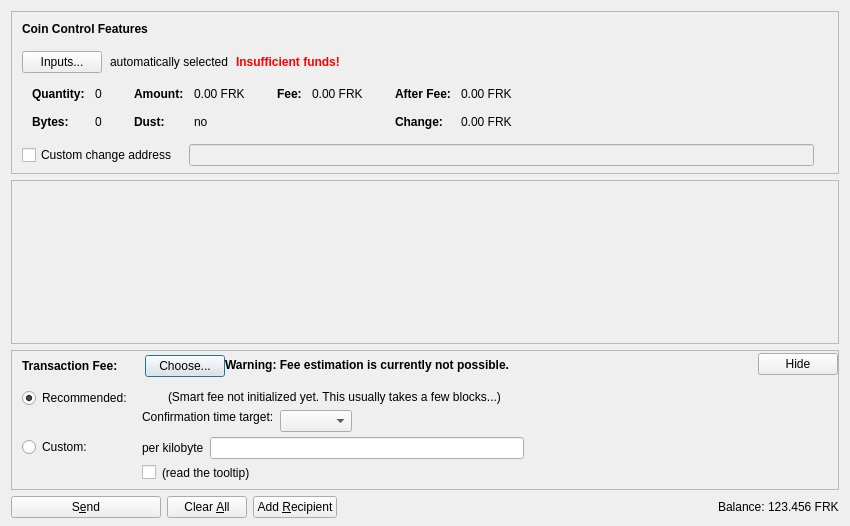
<?xml version="1.0" encoding="UTF-8"?>
<ui version="4.0">
 <class>SendCoinsDialog</class>
 <widget class="QDialog" name="SendCoinsDialog">
  <property name="geometry">
   <rect>
    <x>0</x>
    <y>0</y>
    <width>850</width>
    <height>526</height>
   </rect>
  </property>
  <property name="windowTitle">
   <string>Send Coins</string>
  </property>
  <layout class="QVBoxLayout" name="verticalLayout" stretch="0,1,0,0">
   <property name="bottomMargin">
    <number>8</number>
   </property>
   <item>
    <widget class="QFrame" name="frameCoinControl">
     <property name="sizePolicy">
      <sizepolicy hsizetype="Expanding" vsizetype="Expanding">
       <horstretch>0</horstretch>
       <verstretch>0</verstretch>
      </sizepolicy>
     </property>
     <property name="maximumSize">
      <size>
       <width>16777215</width>
       <height>16777215</height>
      </size>
     </property>
     <property name="frameShape">
      <enum>QFrame::StyledPanel</enum>
     </property>
     <property name="frameShadow">
      <enum>QFrame::Sunken</enum>
     </property>
     <layout class="QVBoxLayout" name="verticalLayoutCoinControl2">
      <property name="spacing">
       <number>0</number>
      </property>
      <property name="leftMargin">
       <number>0</number>
      </property>
      <property name="topMargin">
       <number>0</number>
      </property>
      <property name="rightMargin">
       <number>0</number>
      </property>
      <property name="bottomMargin">
       <number>6</number>
      </property>
      <item>
       <layout class="QVBoxLayout" name="verticalLayoutCoinControl" stretch="0,0,0,0,1">
        <property name="spacing">
         <number>0</number>
        </property>
        <property name="leftMargin">
         <number>10</number>
        </property>
        <property name="topMargin">
         <number>10</number>
        </property>
        <item>
         <layout class="QHBoxLayout" name="horizontalLayoutCoinControl1">
          <property name="bottomMargin">
           <number>15</number>
          </property>
          <item>
           <widget class="QLabel" name="labelCoinControlFeatures">
            <property name="sizePolicy">
             <sizepolicy hsizetype="Preferred" vsizetype="Maximum">
              <horstretch>0</horstretch>
              <verstretch>0</verstretch>
             </sizepolicy>
            </property>
            <property name="font">
             <font>
              <weight>75</weight>
              <bold>true</bold>
             </font>
            </property>
            <property name="styleSheet">
             <string notr="true">font-weight:bold;</string>
            </property>
            <property name="text">
             <string>Coin Control Features</string>
            </property>
           </widget>
          </item>
         </layout>
        </item>
        <item>
         <layout class="QHBoxLayout" name="horizontalLayoutCoinControl2" stretch="0,0,0,0">
          <property name="spacing">
           <number>8</number>
          </property>
          <property name="bottomMargin">
           <number>10</number>
          </property>
          <item>
           <widget class="QPushButton" name="pushButtonCoinControl">
            <property name="styleSheet">
             <string notr="true"/>
            </property>
            <property name="text">
             <string>Inputs...</string>
            </property>
            <property name="autoDefault">
             <bool>false</bool>
            </property>
           </widget>
          </item>
          <item>
           <widget class="QLabel" name="labelCoinControlAutomaticallySelected">
            <property name="text">
             <string>automatically selected</string>
            </property>
            <property name="margin">
             <number>5</number>
            </property>
           </widget>
          </item>
          <item>
           <widget class="QLabel" name="labelCoinControlInsuffFunds">
            <property name="font">
             <font>
              <weight>75</weight>
              <bold>true</bold>
             </font>
            </property>
            <property name="styleSheet">
             <string notr="true">color:red;font-weight:bold;</string>
            </property>
            <property name="text">
             <string>Insufficient funds!</string>
            </property>
            <property name="margin">
             <number>5</number>
            </property>
           </widget>
          </item>
          <item>
           <spacer name="horizontalSpacerCoinControl">
            <property name="orientation">
             <enum>Qt::Horizontal</enum>
            </property>
            <property name="sizeHint" stdset="0">
             <size>
              <width>40</width>
              <height>1</height>
             </size>
            </property>
           </spacer>
          </item>
         </layout>
        </item>
        <item>
         <widget class="QWidget" name="widgetCoinControl" native="true">
          <property name="sizePolicy">
           <sizepolicy hsizetype="Preferred" vsizetype="Preferred">
            <horstretch>0</horstretch>
            <verstretch>0</verstretch>
           </sizepolicy>
          </property>
          <property name="minimumSize">
           <size>
            <width>0</width>
            <height>0</height>
           </size>
          </property>
          <property name="styleSheet">
           <string notr="true"/>
          </property>
          <layout class="QHBoxLayout" name="horizontalLayoutCoinControl5">
           <property name="leftMargin">
            <number>0</number>
           </property>
           <property name="topMargin">
            <number>0</number>
           </property>
           <property name="rightMargin">
            <number>0</number>
           </property>
           <property name="bottomMargin">
            <number>0</number>
           </property>
           <item>
            <layout class="QHBoxLayout" name="horizontalLayoutCoinControl3" stretch="0,0,0,1">
             <property name="spacing">
              <number>20</number>
             </property>
             <property name="topMargin">
              <number>0</number>
             </property>
             <property name="bottomMargin">
              <number>10</number>
             </property>
             <item>
              <layout class="QFormLayout" name="formLayoutCoinControl1">
               <property name="horizontalSpacing">
                <number>10</number>
               </property>
               <property name="verticalSpacing">
                <number>14</number>
               </property>
               <property name="leftMargin">
                <number>10</number>
               </property>
               <property name="topMargin">
                <number>4</number>
               </property>
               <property name="rightMargin">
                <number>6</number>
               </property>
               <item row="0" column="0">
                <widget class="QLabel" name="labelCoinControlQuantityText">
                 <property name="font">
                  <font>
                   <weight>75</weight>
                   <bold>true</bold>
                  </font>
                 </property>
                 <property name="text">
                  <string>Quantity:</string>
                 </property>
                 <property name="margin">
                  <number>0</number>
                 </property>
                </widget>
               </item>
               <item row="0" column="1">
                <widget class="QLabel" name="labelCoinControlQuantity">
                 <property name="cursor">
                  <cursorShape>IBeamCursor</cursorShape>
                 </property>
                 <property name="contextMenuPolicy">
                  <enum>Qt::ActionsContextMenu</enum>
                 </property>
                 <property name="text">
                  <string notr="true">0</string>
                 </property>
                 <property name="margin">
                  <number>0</number>
                 </property>
                 <property name="textInteractionFlags">
                  <set>Qt::LinksAccessibleByMouse|Qt::TextSelectableByKeyboard|Qt::TextSelectableByMouse</set>
                 </property>
                </widget>
               </item>
               <item row="1" column="0">
                <widget class="QLabel" name="labelCoinControlBytesText">
                 <property name="font">
                  <font>
                   <weight>75</weight>
                   <bold>true</bold>
                  </font>
                 </property>
                 <property name="text">
                  <string>Bytes:</string>
                 </property>
                </widget>
               </item>
               <item row="1" column="1">
                <widget class="QLabel" name="labelCoinControlBytes">
                 <property name="cursor">
                  <cursorShape>IBeamCursor</cursorShape>
                 </property>
                 <property name="contextMenuPolicy">
                  <enum>Qt::ActionsContextMenu</enum>
                 </property>
                 <property name="text">
                  <string notr="true">0</string>
                 </property>
                 <property name="textInteractionFlags">
                  <set>Qt::LinksAccessibleByMouse|Qt::TextSelectableByKeyboard|Qt::TextSelectableByMouse</set>
                 </property>
                </widget>
               </item>
              </layout>
             </item>
             <item>
              <layout class="QFormLayout" name="formLayoutCoinControl2">
               <property name="horizontalSpacing">
                <number>10</number>
               </property>
               <property name="verticalSpacing">
                <number>14</number>
               </property>
               <property name="leftMargin">
                <number>6</number>
               </property>
               <property name="topMargin">
                <number>4</number>
               </property>
               <property name="rightMargin">
                <number>6</number>
               </property>
               <item row="0" column="0">
                <widget class="QLabel" name="labelCoinControlAmountText">
                 <property name="font">
                  <font>
                   <weight>75</weight>
                   <bold>true</bold>
                  </font>
                 </property>
                 <property name="text">
                  <string>Amount:</string>
                 </property>
                 <property name="margin">
                  <number>0</number>
                 </property>
                </widget>
               </item>
               <item row="0" column="1">
                <widget class="QLabel" name="labelCoinControlAmount">
                 <property name="cursor">
                  <cursorShape>IBeamCursor</cursorShape>
                 </property>
                 <property name="contextMenuPolicy">
                  <enum>Qt::ActionsContextMenu</enum>
                 </property>
                 <property name="text">
                  <string notr="true">0.00 FRK</string>
                 </property>
                 <property name="textInteractionFlags">
                  <set>Qt::LinksAccessibleByMouse|Qt::TextSelectableByKeyboard|Qt::TextSelectableByMouse</set>
                 </property>
                </widget>
               </item>
               <item row="1" column="0">
                <widget class="QLabel" name="labelCoinControlLowOutputText">
                 <property name="font">
                  <font>
                   <weight>75</weight>
                   <bold>true</bold>
                  </font>
                 </property>
                 <property name="text">
                  <string>Dust:</string>
                 </property>
                </widget>
               </item>
               <item row="1" column="1">
                <widget class="QLabel" name="labelCoinControlLowOutput">
                 <property name="cursor">
                  <cursorShape>IBeamCursor</cursorShape>
                 </property>
                 <property name="contextMenuPolicy">
                  <enum>Qt::ActionsContextMenu</enum>
                 </property>
                 <property name="text">
                  <string notr="true">no</string>
                 </property>
                 <property name="textInteractionFlags">
                  <set>Qt::LinksAccessibleByMouse|Qt::TextSelectableByKeyboard|Qt::TextSelectableByMouse</set>
                 </property>
                </widget>
               </item>
              </layout>
             </item>
             <item>
              <layout class="QFormLayout" name="formLayoutCoinControl3">
               <property name="horizontalSpacing">
                <number>10</number>
               </property>
               <property name="verticalSpacing">
                <number>14</number>
               </property>
               <property name="leftMargin">
                <number>6</number>
               </property>
               <property name="topMargin">
                <number>4</number>
               </property>
               <property name="rightMargin">
                <number>6</number>
               </property>
               <item row="0" column="0">
                <widget class="QLabel" name="labelCoinControlFeeText">
                 <property name="font">
                  <font>
                   <weight>75</weight>
                   <bold>true</bold>
                  </font>
                 </property>
                 <property name="text">
                  <string>Fee:</string>
                 </property>
                 <property name="margin">
                  <number>0</number>
                 </property>
                </widget>
               </item>
               <item row="0" column="1">
                <widget class="QLabel" name="labelCoinControlFee">
                 <property name="cursor">
                  <cursorShape>IBeamCursor</cursorShape>
                 </property>
                 <property name="contextMenuPolicy">
                  <enum>Qt::ActionsContextMenu</enum>
                 </property>
                 <property name="text">
                  <string notr="true">0.00 FRK</string>
                 </property>
                 <property name="textInteractionFlags">
                  <set>Qt::LinksAccessibleByMouse|Qt::TextSelectableByKeyboard|Qt::TextSelectableByMouse</set>
                 </property>
                </widget>
               </item>
              </layout>
             </item>
             <item>
              <layout class="QFormLayout" name="formLayoutCoinControl4">
               <property name="horizontalSpacing">
                <number>10</number>
               </property>
               <property name="verticalSpacing">
                <number>14</number>
               </property>
               <property name="leftMargin">
                <number>6</number>
               </property>
               <property name="topMargin">
                <number>4</number>
               </property>
               <property name="rightMargin">
                <number>6</number>
               </property>
               <item row="0" column="0">
                <widget class="QLabel" name="labelCoinControlAfterFeeText">
                 <property name="font">
                  <font>
                   <weight>75</weight>
                   <bold>true</bold>
                  </font>
                 </property>
                 <property name="text">
                  <string>After Fee:</string>
                 </property>
                 <property name="margin">
                  <number>0</number>
                 </property>
                </widget>
               </item>
               <item row="0" column="1">
                <widget class="QLabel" name="labelCoinControlAfterFee">
                 <property name="cursor">
                  <cursorShape>IBeamCursor</cursorShape>
                 </property>
                 <property name="contextMenuPolicy">
                  <enum>Qt::ActionsContextMenu</enum>
                 </property>
                 <property name="text">
                  <string notr="true">0.00 FRK</string>
                 </property>
                 <property name="textInteractionFlags">
                  <set>Qt::LinksAccessibleByMouse|Qt::TextSelectableByKeyboard|Qt::TextSelectableByMouse</set>
                 </property>
                </widget>
               </item>
               <item row="1" column="0">
                <widget class="QLabel" name="labelCoinControlChangeText">
                 <property name="font">
                  <font>
                   <weight>75</weight>
                   <bold>true</bold>
                  </font>
                 </property>
                 <property name="text">
                  <string>Change:</string>
                 </property>
                </widget>
               </item>
               <item row="1" column="1">
                <widget class="QLabel" name="labelCoinControlChange">
                 <property name="cursor">
                  <cursorShape>IBeamCursor</cursorShape>
                 </property>
                 <property name="contextMenuPolicy">
                  <enum>Qt::ActionsContextMenu</enum>
                 </property>
                 <property name="text">
                  <string notr="true">0.00 FRK</string>
                 </property>
                 <property name="textInteractionFlags">
                  <set>Qt::LinksAccessibleByMouse|Qt::TextSelectableByKeyboard|Qt::TextSelectableByMouse</set>
                 </property>
                </widget>
               </item>
              </layout>
             </item>
            </layout>
           </item>
          </layout>
         </widget>
        </item>
        <item>
         <layout class="QHBoxLayout" name="horizontalLayoutCoinControl4" stretch="0,0,0">
          <property name="spacing">
           <number>12</number>
          </property>
          <property name="sizeConstraint">
           <enum>QLayout::SetDefaultConstraint</enum>
          </property>
          <property name="topMargin">
           <number>5</number>
          </property>
          <property name="rightMargin">
           <number>5</number>
          </property>
          <item>
           <widget class="QCheckBox" name="checkBoxCoinControlChange">
            <property name="toolTip">
             <string>If this is activated, but the change address is empty or invalid, change will be sent to a newly generated address.</string>
            </property>
            <property name="text">
             <string>Custom change address</string>
            </property>
           </widget>
          </item>
          <item>
           <widget class="QValidatedLineEdit" name="lineEditCoinControlChange">
            <property name="enabled">
             <bool>false</bool>
            </property>
            <property name="sizePolicy">
             <sizepolicy hsizetype="Expanding" vsizetype="Fixed">
              <horstretch>0</horstretch>
              <verstretch>0</verstretch>
             </sizepolicy>
            </property>
           </widget>
          </item>
          <item>
           <widget class="QLabel" name="labelCoinControlChangeLabel">
            <property name="sizePolicy">
             <sizepolicy hsizetype="Preferred" vsizetype="Expanding">
              <horstretch>0</horstretch>
              <verstretch>0</verstretch>
             </sizepolicy>
            </property>
            <property name="minimumSize">
             <size>
              <width>0</width>
              <height>0</height>
             </size>
            </property>
            <property name="text">
             <string/>
            </property>
            <property name="margin">
             <number>3</number>
            </property>
           </widget>
          </item>
         </layout>
        </item>
        <item>
         <spacer name="verticalSpacerCoinControl">
          <property name="orientation">
           <enum>Qt::Vertical</enum>
          </property>
          <property name="sizeHint" stdset="0">
           <size>
            <width>800</width>
            <height>1</height>
           </size>
          </property>
         </spacer>
        </item>
       </layout>
      </item>
     </layout>
    </widget>
   </item>
   <item>
    <widget class="QScrollArea" name="scrollArea">
     <property name="widgetResizable">
      <bool>true</bool>
     </property>
     <widget class="QWidget" name="scrollAreaWidgetContents">
      <property name="geometry">
       <rect>
        <x>0</x>
        <y>0</y>
        <width>830</width>
        <height>104</height>
       </rect>
      </property>
      <layout class="QVBoxLayout" name="verticalLayout_2" stretch="0,1">
       <property name="leftMargin">
        <number>0</number>
       </property>
       <property name="topMargin">
        <number>0</number>
       </property>
       <property name="rightMargin">
        <number>0</number>
       </property>
       <property name="bottomMargin">
        <number>0</number>
       </property>
       <item>
        <layout class="QVBoxLayout" name="entries">
         <property name="spacing">
          <number>6</number>
         </property>
        </layout>
       </item>
       <item>
        <spacer name="verticalSpacer">
         <property name="orientation">
          <enum>Qt::Vertical</enum>
         </property>
         <property name="sizeHint" stdset="0">
          <size>
           <width>20</width>
           <height>40</height>
          </size>
         </property>
        </spacer>
       </item>
      </layout>
     </widget>
    </widget>
   </item>
   <item>
    <widget class="QFrame" name="frameFee">
     <property name="sizePolicy">
      <sizepolicy hsizetype="Expanding" vsizetype="Expanding">
       <horstretch>0</horstretch>
       <verstretch>0</verstretch>
      </sizepolicy>
     </property>
     <property name="maximumSize">
      <size>
       <width>16777215</width>
       <height>16777215</height>
      </size>
     </property>
     <property name="frameShape">
      <enum>QFrame::StyledPanel</enum>
     </property>
     <property name="frameShadow">
      <enum>QFrame::Sunken</enum>
     </property>
     <layout class="QVBoxLayout" name="verticalLayoutFee1">
      <property name="spacing">
       <number>0</number>
      </property>
      <property name="leftMargin">
       <number>0</number>
      </property>
      <property name="topMargin">
       <number>0</number>
      </property>
      <property name="rightMargin">
       <number>0</number>
      </property>
      <property name="bottomMargin">
       <number>0</number>
      </property>
      <item>
       <layout class="QVBoxLayout" name="verticalLayoutFee2" stretch="0,0,0">
        <property name="spacing">
         <number>0</number>
        </property>
        <property name="leftMargin">
         <number>10</number>
        </property>
        <property name="topMargin">
         <number>0</number>
        </property>
        <item>
         <layout class="QHBoxLayout" name="horizontalLayoutFee1">
          <property name="bottomMargin">
           <number>0</number>
          </property>
          <item>
           <layout class="QVBoxLayout" name="verticalLayoutFee7">
            <property name="spacing">
             <number>0</number>
            </property>
            <item>
             <spacer name="verticalSpacerSmartFee">
              <property name="orientation">
               <enum>Qt::Vertical</enum>
              </property>
              <property name="sizeType">
               <enum>QSizePolicy::Fixed</enum>
              </property>
              <property name="sizeHint" stdset="0">
               <size>
                <width>1</width>
                <height>4</height>
               </size>
              </property>
             </spacer>
            </item>
            <item>
             <layout class="QHBoxLayout" name="horizontalLayoutSmartFee">
              <property name="spacing">
               <number>10</number>
              </property>
              <item>
               <widget class="QLabel" name="labelFeeHeadline">
                <property name="sizePolicy">
                 <sizepolicy hsizetype="Preferred" vsizetype="Maximum">
                  <horstretch>0</horstretch>
                  <verstretch>0</verstretch>
                 </sizepolicy>
                </property>
                <property name="font">
                 <font>
                  <weight>75</weight>
                  <bold>true</bold>
                 </font>
                </property>
                <property name="styleSheet">
                 <string notr="true">font-weight:bold;</string>
                </property>
                <property name="text">
                 <string>Transaction Fee:</string>
                </property>
               </widget>
              </item>
              <item>
               <widget class="QLabel" name="labelFeeMinimized">
                <property name="text">
                 <string/>
                </property>
               </widget>
              </item>
              <item>
               <widget class="QPushButton" name="buttonChooseFee">
                <property name="text">
                 <string>Choose...</string>
                </property>
               </widget>
              </item>
             </layout>
            </item>
            <item>
             <spacer name="verticalSpacer_5">
              <property name="orientation">
               <enum>Qt::Vertical</enum>
              </property>
              <property name="sizeHint" stdset="0">
               <size>
                <width>1</width>
                <height>1</height>
               </size>
              </property>
             </spacer>
            </item>
           </layout>
          </item>
          <item>
           <widget class="QLabel" name="fallbackFeeWarningLabel">
            <property name="toolTip">
             <string>Using the fallbackfee can result in sending a transaction that will take several hours or days (or never) to confirm. Consider choosing your fee manually or wait until you have validated the complete chain.</string>
            </property>
            <property name="font">
            <font>
                <weight>75</weight>
                <bold>true</bold>
            </font>
            </property>
            <property name="text">
             <string>Warning: Fee estimation is currently not possible.</string>
            </property>
            <property name="wordWrap">
             <bool>false</bool>
            </property>
           </widget>
          </item>
          <item>
           <spacer name="horizontalSpacer_4">
            <property name="orientation">
             <enum>Qt::Horizontal</enum>
            </property>
            <property name="sizeType">
             <enum>QSizePolicy::MinimumExpanding</enum>
            </property>
            <property name="sizeHint" stdset="0">
             <size>
              <width>40</width>
              <height>20</height>
             </size>
            </property>
           </spacer>
          </item>
          <item>
           <widget class="QPushButton" name="buttonMinimizeFee">
            <property name="toolTip">
             <string>collapse fee-settings</string>
            </property>
            <property name="text">
             <string>Hide</string>
            </property>
           </widget>
          </item>
         </layout>
        </item>
        <item>
         <widget class="QFrame" name="frameFeeSelection">
          <layout class="QVBoxLayout" name="verticalLayoutFee12">
           <property name="spacing">
            <number>0</number>
           </property>
           <property name="leftMargin">
            <number>0</number>
           </property>
           <property name="topMargin">
            <number>0</number>
           </property>
           <property name="rightMargin">
            <number>0</number>
           </property>
           <property name="bottomMargin">
            <number>0</number>
           </property>
           <item>
            <layout class="QGridLayout" name="gridLayoutFee">
             <property name="topMargin">
              <number>10</number>
             </property>
             <property name="bottomMargin">
              <number>4</number>
             </property>
             <property name="horizontalSpacing">
              <number>10</number>
             </property>
             <property name="verticalSpacing">
              <number>4</number>
             </property>
             <item row="1" column="1">
              <layout class="QVBoxLayout" name="verticalLayoutFee8">
               <property name="spacing">
                <number>6</number>
               </property>
               <item>
                <layout class="QHBoxLayout" name="horizontalLayoutFee13">
                 <item>
                  <widget class="QLabel" name="labelCustomPerKilobyte">
                   <property name="toolTip">
                    <string>If the custom fee is set to 1000 satoshis and the transaction is only 250 bytes, then &quot;per kilobyte&quot; only pays 250 satoshis in fee, while &quot;total at least&quot; pays 1000 satoshis. For transactions bigger than a kilobyte both pay by kilobyte.</string>
                   </property>
                   <property name="text">
                    <string>per kilobyte</string>
                   </property>
                  </widget>
                 </item>
                 <item>
                  <widget class="BitcoinAmountField" name="customFee"/>
                 </item>
                 <item>
                  <spacer name="horizontalSpacer_6">
                   <property name="orientation">
                    <enum>Qt::Horizontal</enum>
                   </property>
                   <property name="sizeHint" stdset="0">
                    <size>
                     <width>1</width>
                     <height>1</height>
                    </size>
                   </property>
                  </spacer>
                 </item>
                </layout>
               </item>
               <item>
                <layout class="QHBoxLayout" name="horizontalLayoutFee8">
                 <item>
                  <widget class="QCheckBox" name="checkBoxMinimumFee">
                   <property name="toolTip">
                    <string>Paying only the minimum fee is just fine as long as there is less transaction volume than space in the blocks. But be aware that this can end up in a never confirming transaction once there is more demand for franko transactions than the network can process.</string>
                   </property>
                   <property name="text">
                    <string/>
                   </property>
                  </widget>
                 </item>
                 <item>
                  <widget class="QLabel" name="labelMinFeeWarning">
                   <property name="enabled">
                    <bool>true</bool>
                   </property>
                   <property name="toolTip">
                    <string>Paying only the minimum fee is just fine as long as there is less transaction volume than space in the blocks. But be aware that this can end up in a never confirming transaction once there is more demand for franko transactions than the network can process.</string>
                   </property>
                   <property name="text">
                    <string>(read the tooltip)</string>
                   </property>
                   <property name="margin">
                    <number>5</number>
                   </property>
                  </widget>
                 </item>
                 <item>
                  <spacer name="horizontalSpacer_2">
                   <property name="orientation">
                    <enum>Qt::Horizontal</enum>
                   </property>
                   <property name="sizeHint" stdset="0">
                    <size>
                     <width>1</width>
                     <height>1</height>
                    </size>
                   </property>
                  </spacer>
                 </item>
                </layout>
               </item>
              </layout>
             </item>
             <item row="0" column="0">
              <layout class="QVBoxLayout" name="verticalLayoutFee4" stretch="0,1">
               <item>
                <widget class="QRadioButton" name="radioSmartFee">
                 <property name="text">
                  <string>Recommended:</string>
                 </property>
                 <property name="checked">
                  <bool>true</bool>
                 </property>
                 <attribute name="buttonGroup">
                  <string notr="true">groupFee</string>
                 </attribute>
                </widget>
               </item>
               <item>
                <spacer name="verticalSpacer_2">
                 <property name="orientation">
                  <enum>Qt::Vertical</enum>
                 </property>
                 <property name="sizeHint" stdset="0">
                  <size>
                   <width>1</width>
                   <height>1</height>
                  </size>
                 </property>
                </spacer>
               </item>
              </layout>
             </item>
             <item row="1" column="0">
              <layout class="QVBoxLayout" name="verticalLayoutFee9" stretch="0,1">
               <item>
                <widget class="QRadioButton" name="radioCustomFee">
                 <property name="text">
                  <string>Custom:</string>
                 </property>
                 <attribute name="buttonGroup">
                  <string notr="true">groupFee</string>
                 </attribute>
                </widget>
               </item>
               <item>
                <spacer name="verticalSpacer_6">
                 <property name="orientation">
                  <enum>Qt::Vertical</enum>
                 </property>
                 <property name="sizeHint" stdset="0">
                  <size>
                   <width>1</width>
                   <height>1</height>
                  </size>
                 </property>
                </spacer>
               </item>
              </layout>
             </item>
             <item row="0" column="1">
              <layout class="QVBoxLayout" name="verticalLayoutFee3" stretch="0,0,1">
               <property name="spacing">
                <number>6</number>
               </property>
               <property name="topMargin">
                <number>2</number>
               </property>
               <item>
                <layout class="QHBoxLayout" name="horizontalLayoutFee12">
                 <item>
                  <widget class="QLabel" name="labelSmartFee">
                   <property name="text">
                    <string/>
                   </property>
                   <property name="margin">
                    <number>2</number>
                   </property>
                  </widget>
                 </item>
                 <item>
                  <widget class="QLabel" name="labelFeeEstimation">
                   <property name="text">
                    <string/>
                   </property>
                  </widget>
                 </item>
                 <item>
                  <widget class="QLabel" name="labelSmartFee2">
                   <property name="text">
                    <string>(Smart fee not initialized yet. This usually takes a few blocks...)</string>
                   </property>
                   <property name="margin">
                    <number>2</number>
                   </property>
                  </widget>
                 </item>
                 <item>
                  <spacer name="horizontalSpacer_5">
                   <property name="orientation">
                    <enum>Qt::Horizontal</enum>
                   </property>
                   <property name="sizeHint" stdset="0">
                    <size>
                     <width>1</width>
                     <height>1</height>
                    </size>
                   </property>
                  </spacer>
                 </item>
                </layout>
               </item>
               <item>
                <layout class="QHBoxLayout" name="horizontalLayoutFee9">
                 <item>
                  <layout class="QVBoxLayout" name="verticalLayoutFee6">
                   <item>
                    <widget class="QLabel" name="labelSmartFee3">
                     <property name="text">
                      <string>Confirmation time target:</string>
                     </property>
                     <property name="margin">
                      <number>2</number>
                     </property>
                    </widget>
                   </item>
                   <item>
                    <spacer name="verticalSpacer_3">
                     <property name="orientation">
                      <enum>Qt::Vertical</enum>
                     </property>
                     <property name="sizeHint" stdset="0">
                      <size>
                       <width>1</width>
                       <height>1</height>
                      </size>
                     </property>
                    </spacer>
                   </item>
                  </layout>
                 </item>
                 <item>
                  <layout class="QVBoxLayout" name="verticalLayoutFee5">
                   <property name="rightMargin">
                    <number>30</number>
                   </property>
                   <item>
                    <layout class="QHBoxLayout" name="horizontalLayoutConfTarget">
                     <property name="bottomMargin">
                      <number>0</number>
                     </property>
                     <item>
                      <widget class="QComboBox" name="confTargetSelector"/>
                     </item>
                     <item>
                      <spacer name="horizontalSpacerConfTarget">
                       <property name="orientation">
                        <enum>Qt::Horizontal</enum>
                       </property>
                       <property name="sizeHint" stdset="0">
                        <size>
                         <width>40</width>
                         <height>20</height>
                        </size>
                       </property>
                      </spacer>
                     </item>
                    </layout>
                   </item>
                  </layout>
                 </item>
                </layout>
               </item>
               <item>
                <spacer name="verticalSpacer_4">
                 <property name="orientation">
                  <enum>Qt::Vertical</enum>
                 </property>
                 <property name="sizeHint" stdset="0">
                  <size>
                   <width>1</width>
                   <height>1</height>
                  </size>
                 </property>
                </spacer>
               </item>
              </layout>
             </item>
            </layout>
           </item>
          </layout>
         </widget>
        </item>
        <item>
         <spacer name="verticalSpacerFee">
          <property name="orientation">
           <enum>Qt::Vertical</enum>
          </property>
          <property name="sizeHint" stdset="0">
           <size>
            <width>40</width>
            <height>5</height>
           </size>
          </property>
         </spacer>
        </item>
       </layout>
      </item>
     </layout>
    </widget>
   </item>
   <item>
    <layout class="QHBoxLayout" name="horizontalLayout">
     <item>
      <widget class="QPushButton" name="sendButton">
       <property name="minimumSize">
        <size>
         <width>150</width>
         <height>0</height>
        </size>
       </property>
       <property name="toolTip">
        <string>Confirm the send action</string>
       </property>
       <property name="text">
        <string>S&amp;end</string>
       </property>
       <property name="icon">
        <iconset resource="../bitcoin.qrc">
         <normaloff>:/icons/send</normaloff>:/icons/send</iconset>
       </property>
       <property name="autoDefault">
        <bool>false</bool>
       </property>
       <property name="default">
        <bool>false</bool>
       </property>
      </widget>
     </item>
     <item>
      <widget class="QPushButton" name="clearButton">
       <property name="sizePolicy">
        <sizepolicy hsizetype="Minimum" vsizetype="Fixed">
         <horstretch>0</horstretch>
         <verstretch>0</verstretch>
        </sizepolicy>
       </property>
       <property name="toolTip">
        <string>Clear all fields of the form.</string>
       </property>
       <property name="text">
        <string>Clear &amp;All</string>
       </property>
       <property name="icon">
        <iconset resource="../bitcoin.qrc">
         <normaloff>:/icons/remove</normaloff>:/icons/remove</iconset>
       </property>
       <property name="autoDefault">
        <bool>false</bool>
       </property>
      </widget>
     </item>
     <item>
      <widget class="QPushButton" name="addButton">
       <property name="toolTip">
        <string>Send to multiple recipients at once</string>
       </property>
       <property name="text">
        <string>Add &amp;Recipient</string>
       </property>
       <property name="icon">
        <iconset resource="../bitcoin.qrc">
         <normaloff>:/icons/add</normaloff>:/icons/add</iconset>
       </property>
       <property name="autoDefault">
        <bool>false</bool>
       </property>
      </widget>
     </item>
     <item>
      <spacer name="horizontalSpacer">
       <property name="orientation">
        <enum>Qt::Horizontal</enum>
       </property>
       <property name="sizeHint" stdset="0">
        <size>
         <width>40</width>
         <height>20</height>
        </size>
       </property>
      </spacer>
     </item>
     <item>
      <layout class="QHBoxLayout" name="horizontalLayout_2">
       <property name="spacing">
        <number>3</number>
       </property>
       <item>
        <widget class="QLabel" name="label">
         <property name="sizePolicy">
          <sizepolicy hsizetype="Preferred" vsizetype="Fixed">
           <horstretch>0</horstretch>
           <verstretch>0</verstretch>
          </sizepolicy>
         </property>
         <property name="text">
          <string>Balance:</string>
         </property>
        </widget>
       </item>
       <item>
        <widget class="QLabel" name="labelBalance">
         <property name="sizePolicy">
          <sizepolicy hsizetype="Preferred" vsizetype="Fixed">
           <horstretch>0</horstretch>
           <verstretch>0</verstretch>
          </sizepolicy>
         </property>
         <property name="cursor">
          <cursorShape>IBeamCursor</cursorShape>
         </property>
         <property name="text">
          <string notr="true">123.456 FRK</string>
         </property>
         <property name="textInteractionFlags">
          <set>Qt::LinksAccessibleByMouse|Qt::TextSelectableByKeyboard|Qt::TextSelectableByMouse</set>
         </property>
        </widget>
       </item>
      </layout>
     </item>
    </layout>
   </item>
  </layout>
 </widget>
 <customwidgets>
  <customwidget>
   <class>QValidatedLineEdit</class>
   <extends>QLineEdit</extends>
   <header>qt/qvalidatedlineedit.h</header>
  </customwidget>
  <customwidget>
   <class>BitcoinAmountField</class>
   <extends>QLineEdit</extends>
   <header>qt/bitcoinamountfield.h</header>
   <container>1</container>
  </customwidget>
 </customwidgets>
 <resources>
  <include location="../bitcoin.qrc"/>
 </resources>
 <connections/>
 <buttongroups>
  <buttongroup name="groupFee"/>
 </buttongroups>
</ui>
